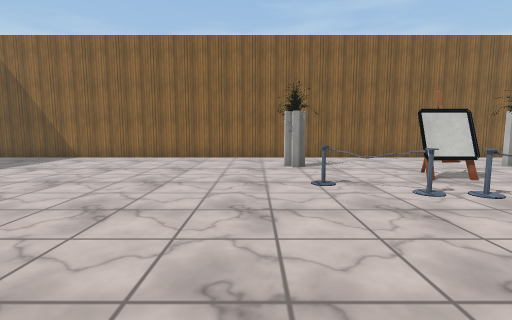
[1] (above)

23 first-person views from a walk through a 3-D level made in the Unity game engine. The camera is 1.3 m above the floor, tilts 6° down and sees 85° across. The floor is counted in squares, 1 m on a side. Each view is taken from the middle of a square. On the plan, view 1 faces up. The plan holds only what a view shows up to about 13 squares ahead; the rest is blank. The place goes on beyond the plan. The player is left out. Some surface patterns are stand-ins.

[2]
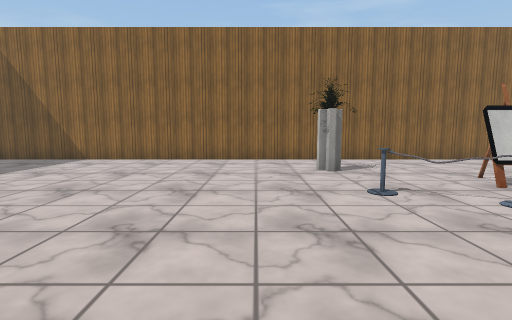

[3]
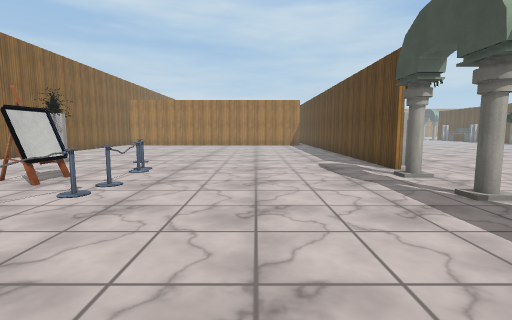

[4]
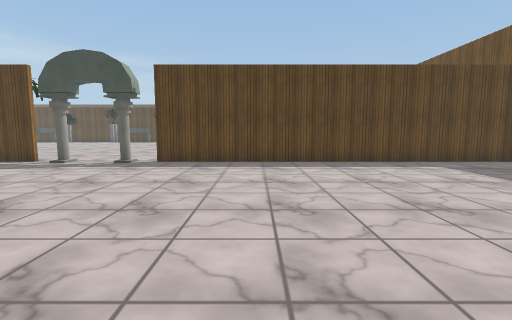

[5]
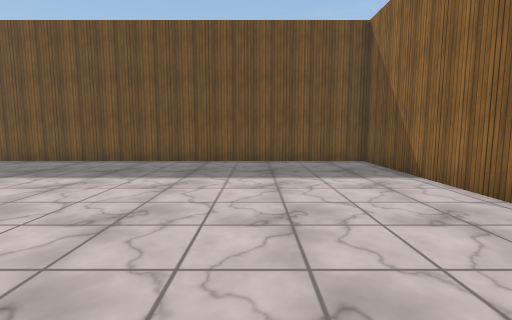

[6]
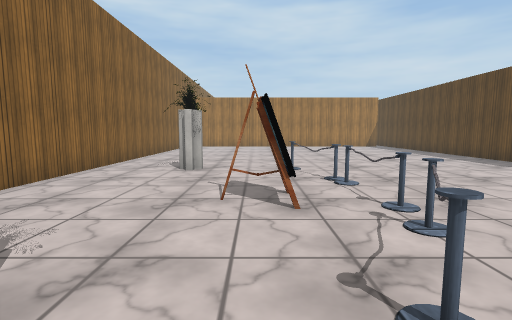

[7]
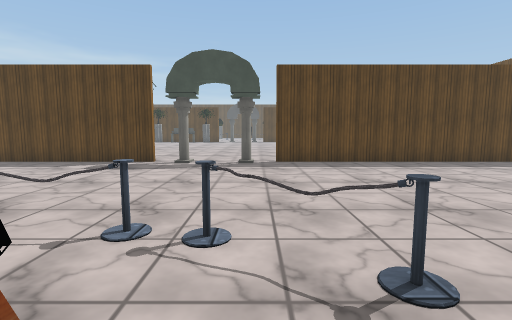

[8]
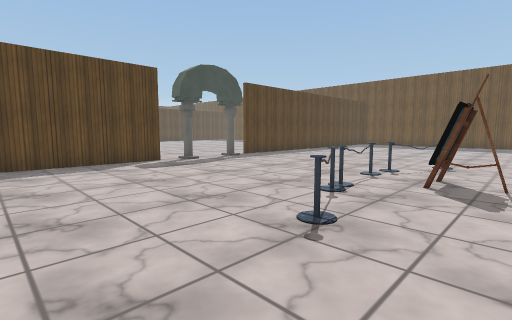

[9]
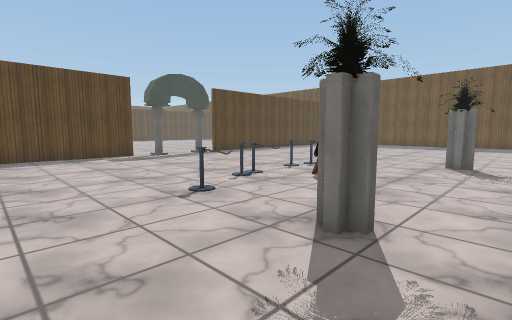

[10]
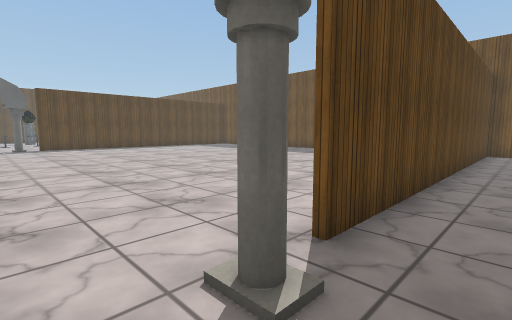

[11]
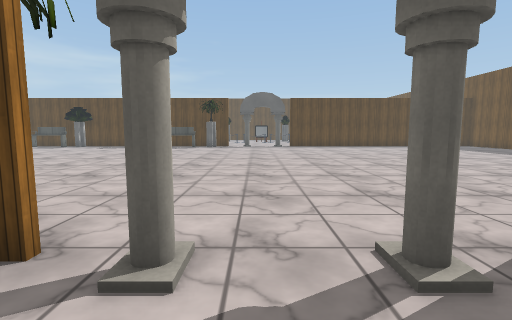

[12]
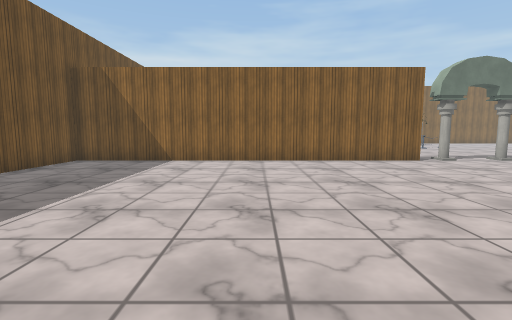

[13]
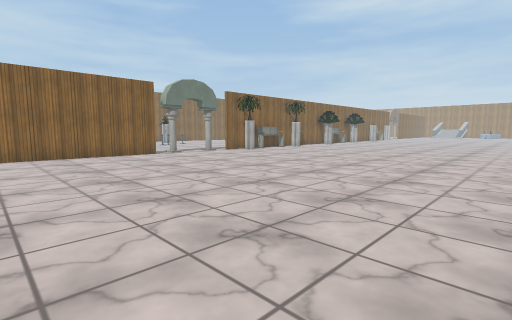

[14]
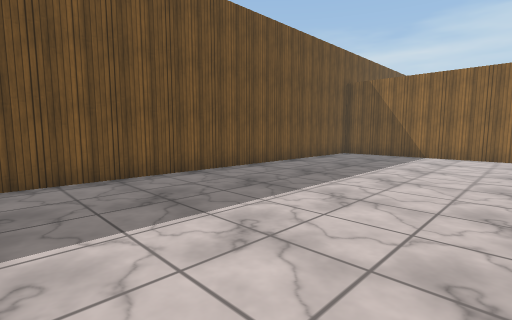

[15]
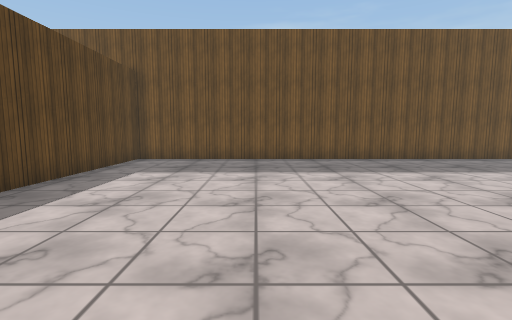

[16]
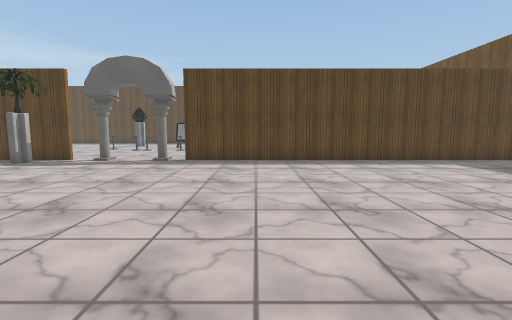

[17]
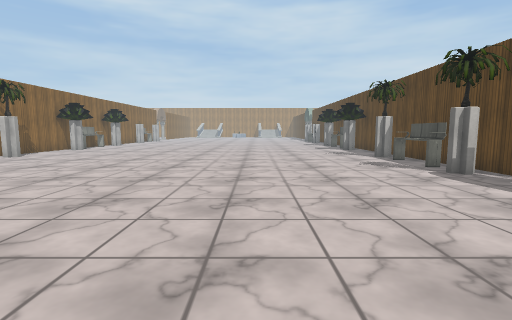

[18]
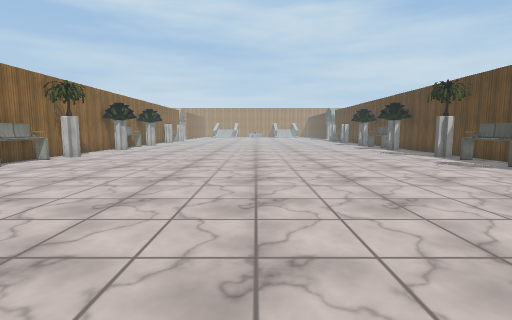

[19]
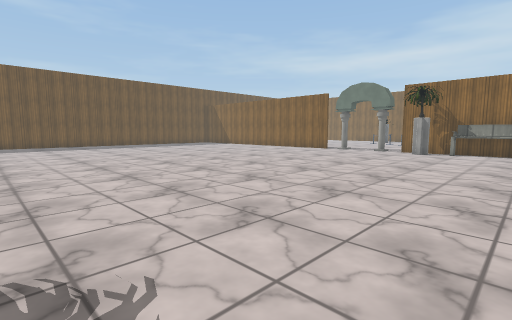

[20]
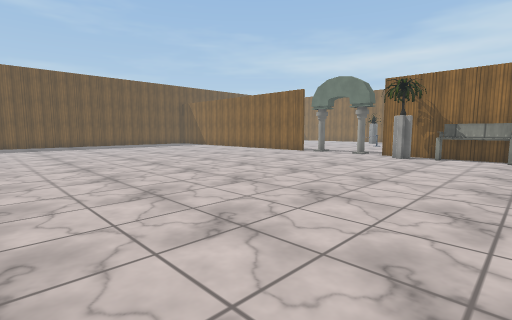

[21]
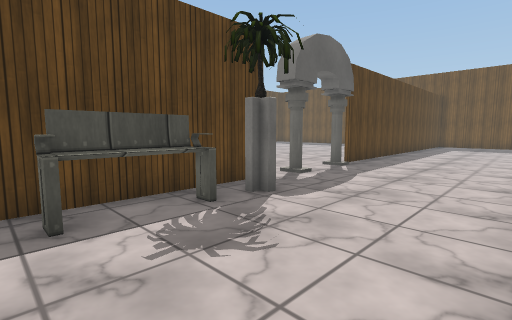

[22]
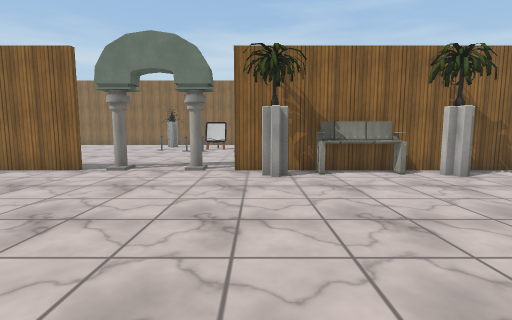

[23]
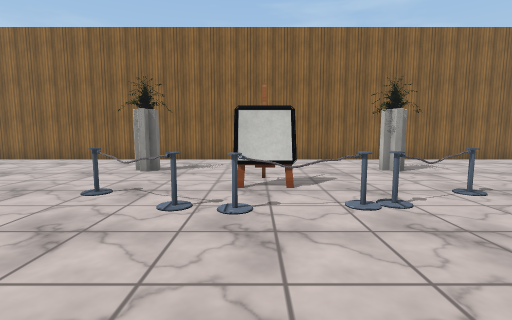

### Floor plan
Points are (right, up) in squares from view 1. A wall is a line through its corners. A room is listed if a view was taken in it or the views show most of it. See-through windows are left out.
Room 1 (views 1, 2, 3, 4, 5, 6, 7, 8, 9, 10, 11, 23)
walls: (7.2, -2.7) (13.5, -2.7); (11.6, -2.9) (10.6, -2.9); (13.5, 13.6) (-12.8, 13.6) (-12.8, -1.9); (-12.8, -2.7) (2.2, -2.7)
ways out: opening at (5, -4) to room 2; gap at (2, -3) to room 2
objects: other object (1, 10) to (2, 10); barrier (2, 6) to (4, 7); barrier (5, 6) to (7, 6); other object (5, 7) to (6, 8); arch (6, -3) to (6, -2); barrier (8, 6) to (9, 7); other object (9, 10) to (10, 10)
Room 2 (views 12, 13, 14, 15, 16, 17, 18, 19, 20, 21, 22)
walls: (2.2, -2.9) (-12.8, -2.9) (-12.8, -23.4) (2.2, -23.4); (7.2, -23.4) (9.6, -23.4); (10.6, -2.9) (7.2, -2.9); (12.4, -23.4) (13.1, -23.4); (13.5, -2.9) (11.6, -2.9)
ways out: opening at (5, -4) to room 1; gap at (2, -3) to room 1
objects: arch (3, -23); arch (6, -23); other object (8, -22) to (9, -22); other object (9, -4); bench (10, -23) to (12, -22); bench (10, -4) to (12, -3); other object (13, -22); other object (13, -4)

Positions as (right, up) in squares from view 1, and headings:
1: (0, 0), facing up
2: (-1, 1), facing up
3: (-2, 2), facing right
4: (-2, 9), facing down
5: (-1, 9), facing left
6: (0, 8), facing right
7: (3, 9), facing down
8: (13, 9), facing down-left
9: (13, 12), facing down-left
10: (5, -1), facing down-left
11: (5, 0), facing down
12: (-5, -15), facing up
13: (-5, -18), facing up-right
14: (-5, -18), facing up-left
15: (0, -18), facing left
16: (-1, -11), facing down
17: (0, -16), facing right
18: (0, -13), facing right
19: (13, -21), facing up-left
20: (13, -18), facing up-left
21: (13, -18), facing down-left
22: (8, -12), facing up
23: (5, 1), facing up
